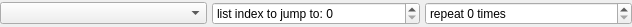
<?xml version="1.0" encoding="UTF-8"?>
<ui version="4.0">
 <class>QGCMissionDoWidget</class>
 <widget class="QWidget" name="QGCMissionDoWidget">
  <property name="geometry">
   <rect>
    <x>0</x>
    <y>0</y>
    <width>632</width>
    <height>27</height>
   </rect>
  </property>
  <property name="windowTitle">
   <string>Form</string>
  </property>
  <layout class="QHBoxLayout" name="horizontalLayout" stretch="10,10,10">
   <property name="spacing">
    <number>5</number>
   </property>
   <property name="margin">
    <number>0</number>
   </property>
   <item>
    <widget class="QComboBox" name="doSetModeComboBox"/>
   </item>
   <item>
    <widget class="QSpinBox" name="doJumpIndexSpinBox">
     <property name="suffix">
      <string/>
     </property>
     <property name="prefix">
      <string>list index to jump to: </string>
     </property>
     <property name="maximum">
      <number>5000</number>
     </property>
    </widget>
   </item>
   <item>
    <widget class="QSpinBox" name="doJumpRepeatSpinBox">
     <property name="suffix">
      <string> times</string>
     </property>
     <property name="prefix">
      <string>repeat </string>
     </property>
     <property name="maximum">
      <number>1000</number>
     </property>
    </widget>
   </item>
  </layout>
 </widget>
 <resources/>
 <connections/>
</ui>
